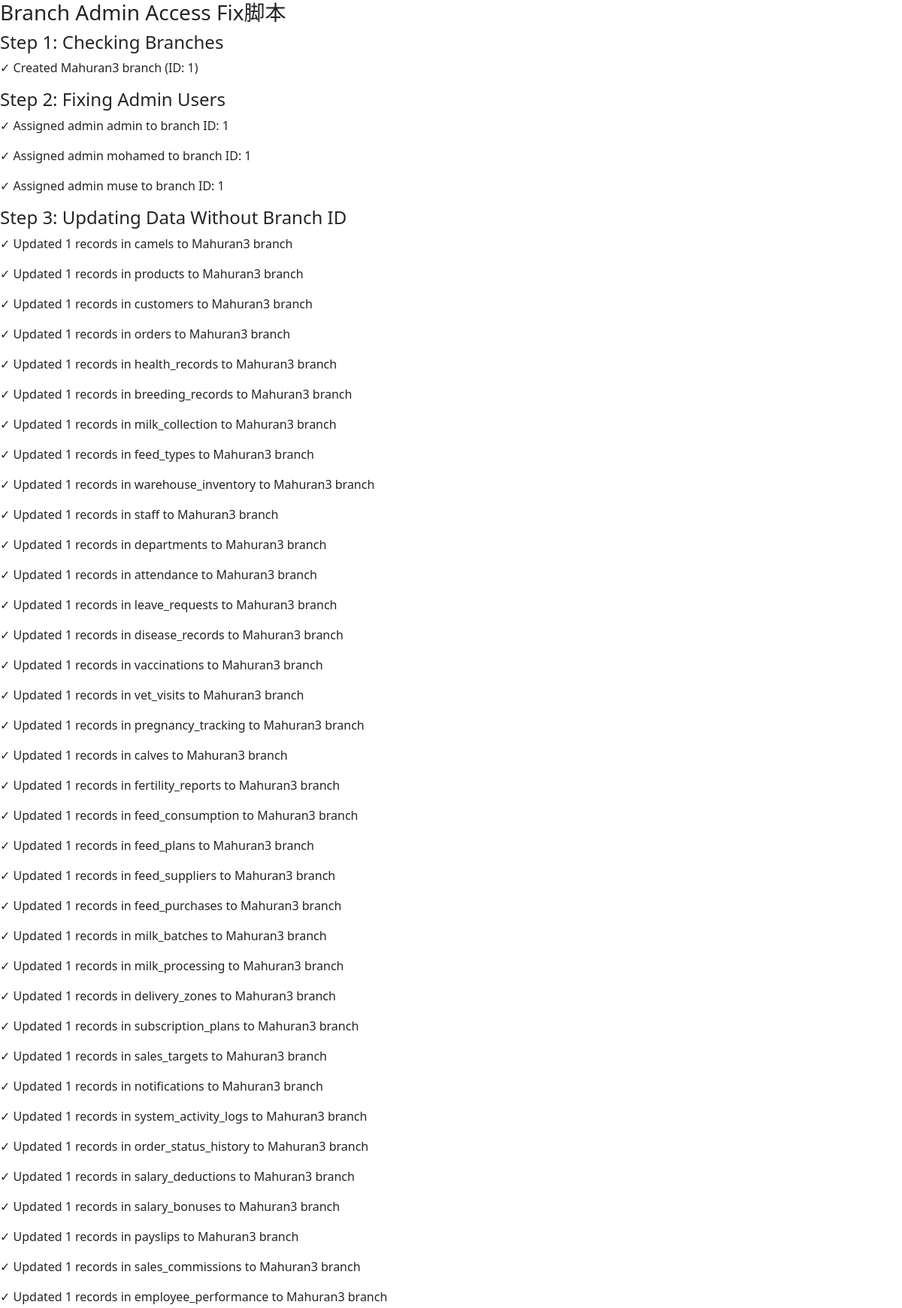
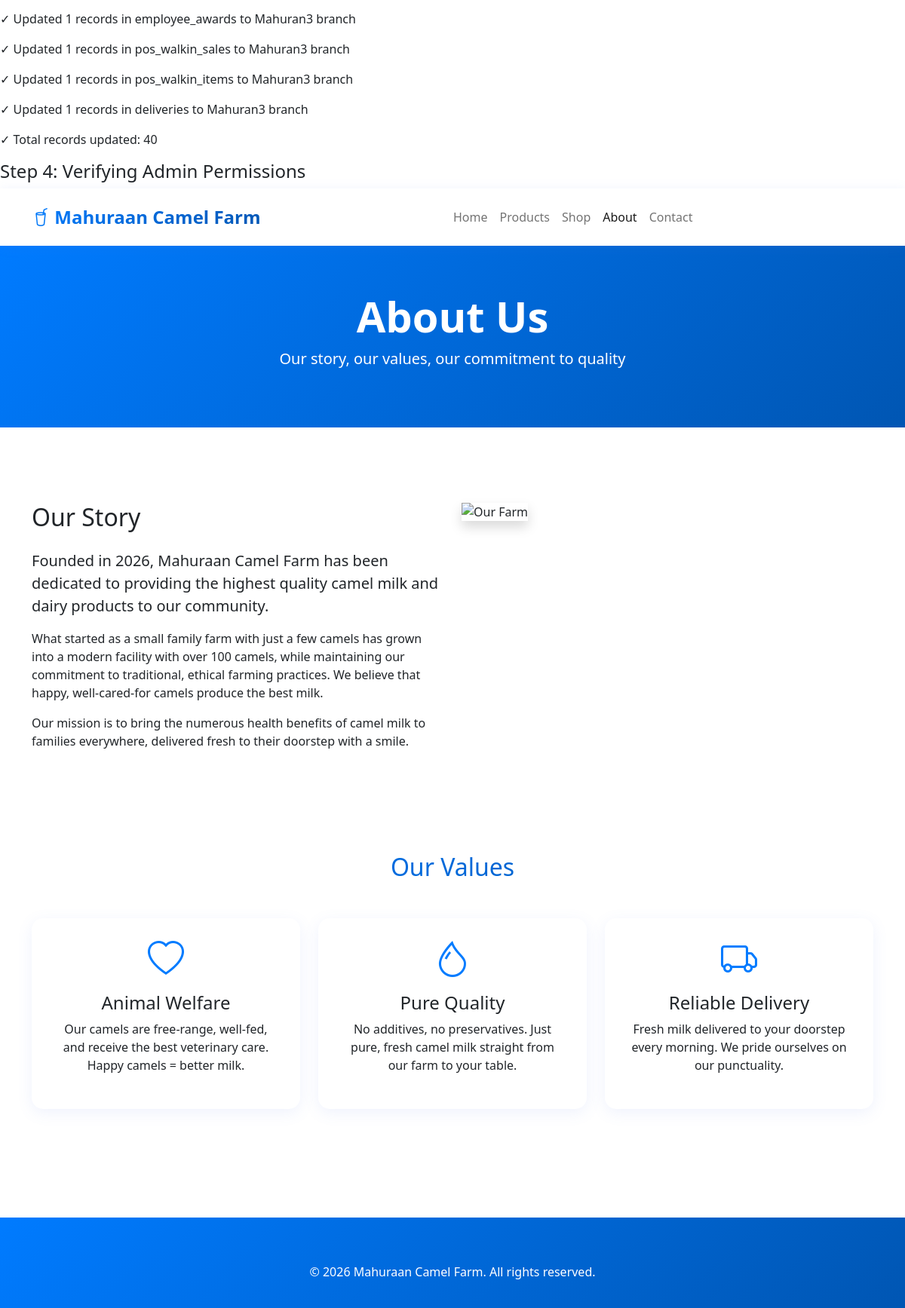
Page /fix_branch_admin.php?page=about on the committed database (2 pictures, top to bottom).
### tables this page shows
CREATE TABLE `users` (
  `id` int(11) NOT NULL AUTO_INCREMENT,
  `username` varchar(100) NOT NULL,
  `password` varchar(255) NOT NULL,
  `email` varchar(100) NOT NULL,
  `full_name` varchar(200) NOT NULL,
  `phone` varchar(20) DEFAULT NULL,
  `role` enum('super_admin','admin','manager','staff','vet','driver','customer') DEFAULT 'customer',
  `status` enum('active','blocked','pending') DEFAULT 'active',
  `created_at` timestamp NOT NULL DEFAULT current_timestamp(),
  `last_login` timestamp NULL DEFAULT NULL,
  `profile_image` varchar(255) DEFAULT 'default-user.jpg',
  `branch_id` int(11) DEFAULT NULL,
  PRIMARY KEY (`id`),
  UNIQUE KEY `username` (`username`),
  UNIQUE KEY `email` (`email`)
);

### fix_branch_admin.php (the view, shortened to what this page needs)
<?php
require_once 'config.php';
try {
    echo "<h3>Branch Admin Access Fix脚本</h3>";
    echo "<h4>Step 1: Checking Branches</h4>";
    $branches = $pdo->query("SELECT * FROM branches")->fetchAll(PDO::FETCH_ASSOC);
    $branch_map = [];
    foreach ($branches as $b) {
        $branch_map[$b['name']] = $b['id'];
    }
    if (!isset($branch_map['Mahuran3'])) {
        $pdo->prepare("INSERT INTO branches (name, location, status) VALUES (?, ?, ?)")
            ->execute(['Mahuran3', 'Mahuran3 Branch Location', 'active']);
        $branch_map['Mahuran3'] = $pdo->lastInsertId();
        echo "<p>✓ Created Mahuran3 branch (ID: {$branch_map['Mahuran3']})</p>";
    } else {
        echo "<p>✓ Mahuran3 branch exists (ID: {$branch_map['Mahuran3']})</p>";
    }
    echo "<h4>Step 2: Fixing Admin Users</h4>";
    $admins_without_branch = $pdo->query("SELECT id, username, full_name FROM users WHERE role = 'admin' AND branch_id IS NULL")->fetchAll(PDO::FETCH_ASSOC);
    if (empty($admins_without_branch)) {
        echo "<p>✓ All admin users have branch_id set</p>";
    } else {
        foreach ($admins_without_branch as $admin) {
            if (stripos($admin['username'], 'mahuran') !== false || stripos($admin['full_name'], 'mahuran') !== false) {
                $pdo->prepare("UPDATE users SET branch_id = ? WHERE id = ?")->execute([$branch_map['Mahuran3'], $admin['id']]);
                echo "<p>✓ Assigned admin {$admin['username']} to Mahuran3 branch</p>";
            } else {
                $first_branch = reset($branch_map);
                $pdo->prepare("UPDATE users SET branch_id = ? WHERE id = ?")->execute([$first_branch, $admin['id']]);
                echo "<p>✓ Assigned admin {$admin['username']} to branch ID: $first_branch</p>";
            }
        }
    }
    echo "<h4>Step 3: Updating Data Without Branch ID</h4>";
    $tables_to_fix = [
        'camels', 'products', 'customers', 'orders', 'health_records',
        'breeding_records', 'milk_collection', 'feed_types', 'warehouse_inventory',
        'staff', 'departments', 'attendance', 'leave_requests', 'disease_records',
        'vaccinations', 'vet_visits', 'pregnancy_tracking', 'calves', 'fertility_reports',
        'feed_consumption', 'feed_plans', 'feed_suppliers', 'feed_purchases',
        'milk_batches', 'milk_processing', 'delivery_zones', 'subscription_plans',
        'sales_targets', 'notifications', 'system_activity_logs', 'order_status_history',
        'salary_deductions', 'salary_bonuses', 'payslips', 'sales_commissions',
        'employee_performance', 'employee_awards', 'pos_walkin_sales', 'pos_walkin_items',
        'deliveries'
    ];
    $total_fixed = 0;
    foreach ($tables_to_fix as $table) {
        try {
            $stmt = $pdo->prepare("UPDATE `$table` SET branch_id = ? WHERE branch_id IS NULL");
            $stmt->execute([$branch_map['Mahuran3']]);
            $count = $stmt->rowCount();
            if ($count > 0) {
                echo "<p>✓ Updated $count records in $table to Mahuran3 branch</p>";
                $total_fixed += $count;
            }
        } catch (PDOException $e) {
        }
    }
    if ($total_fixed == 0) {
        echo "<p>✓ All data already has branch_id set</p>";
    } else {
        echo "<p>✓ Total records updated: $total_fixed</p>";
    }
    echo "<h4>Step 4: Verifying Admin Permissions</h4>";
} catch (PDOException $e) {
    echo "<p style='color:red;'>Error: " . $e->getMessage() . "</p>";
}
?>

### customer_pages.php (style rules this page uses)
:root { --primary: #007bff; --secondary: #0056b3; --gradient: linear-gradient(135deg, var(--primary) 0%, var(--secondary) 100%); }
body { font-family: 'Segoe UI', sans-serif; }

### rows in the picture
users: username "admin", first_branch "1"
users: username "mohamed", first_branch "1"
users: username "muse", first_branch "1"

### other values in the picture
$branch_map['Mahuran3'] "1"
$count "1"
$table "camels"
$table "products"
$table "customers"
$table "orders"
$table "health_records"
$table "breeding_records"
$table "milk_collection"
$table "feed_types"
$table "warehouse_inventory"
$table "staff"
$table "departments"
$table "attendance"
$table "leave_requests"
